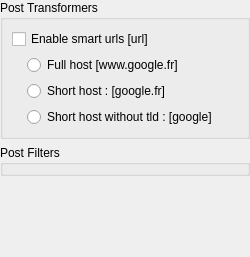
<?xml version="1.0" encoding="UTF-8"?>
<ui version="4.0">
 <class>QQFilterSettings</class>
 <widget class="QWidget" name="QQFilterSettings">
  <property name="geometry">
   <rect>
    <x>0</x>
    <y>0</y>
    <width>250</width>
    <height>257</height>
   </rect>
  </property>
  <property name="windowTitle">
   <string>Form</string>
  </property>
  <layout class="QVBoxLayout" name="verticalLayout" stretch="0,0,0">
   <property name="leftMargin">
    <number>0</number>
   </property>
   <property name="topMargin">
    <number>0</number>
   </property>
   <property name="rightMargin">
    <number>0</number>
   </property>
   <property name="bottomMargin">
    <number>0</number>
   </property>
   <item>
    <widget class="QGroupBox" name="groupBox">
     <property name="sizePolicy">
      <sizepolicy hsizetype="Preferred" vsizetype="Minimum">
       <horstretch>0</horstretch>
       <verstretch>0</verstretch>
      </sizepolicy>
     </property>
     <property name="title">
      <string>Post Transformers</string>
     </property>
     <layout class="QVBoxLayout" name="verticalLayout_2">
      <item>
       <widget class="QCheckBox" name="smartUrlCB">
        <property name="text">
         <string>Enable smart urls [url]</string>
        </property>
       </widget>
      </item>
      <item>
       <widget class="QWidget" name="widget" native="true">
        <layout class="QVBoxLayout" name="verticalLayout_3">
         <property name="leftMargin">
          <number>15</number>
         </property>
         <property name="topMargin">
          <number>0</number>
         </property>
         <property name="rightMargin">
          <number>0</number>
         </property>
         <property name="bottomMargin">
          <number>0</number>
         </property>
         <item>
          <widget class="QRadioButton" name="fullHostUrlRB">
           <property name="text">
            <string>Full host [www.google.fr]</string>
           </property>
          </widget>
         </item>
         <item>
          <widget class="QRadioButton" name="shortHostUrlRB">
           <property name="text">
            <string>Short host : [google.fr]</string>
           </property>
          </widget>
         </item>
         <item>
          <widget class="QRadioButton" name="shorterHostUrlRB">
           <property name="text">
            <string>Short host without tld : [google]</string>
           </property>
          </widget>
         </item>
        </layout>
       </widget>
      </item>
     </layout>
    </widget>
   </item>
   <item>
    <widget class="QGroupBox" name="groupBox_2">
     <property name="sizePolicy">
      <sizepolicy hsizetype="Preferred" vsizetype="Minimum">
       <horstretch>0</horstretch>
       <verstretch>0</verstretch>
      </sizepolicy>
     </property>
     <property name="title">
      <string>Post Filters</string>
     </property>
    </widget>
   </item>
   <item>
    <spacer name="verticalSpacer">
     <property name="orientation">
      <enum>Qt::Vertical</enum>
     </property>
     <property name="sizeHint" stdset="0">
      <size>
       <width>20</width>
       <height>40</height>
      </size>
     </property>
    </spacer>
   </item>
  </layout>
 </widget>
 <resources/>
 <connections/>
</ui>
